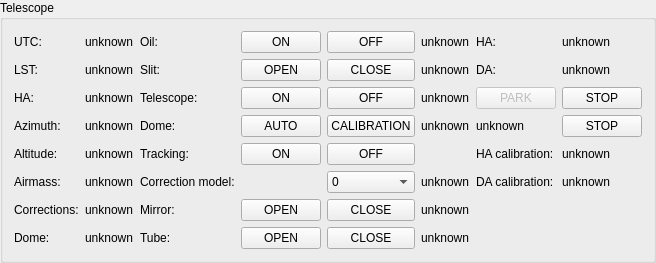
     <widget class="QGroupBox" name="groupBox_12">
      <property name="sizePolicy">
       <sizepolicy hsizetype="Preferred" vsizetype="Preferred">
        <horstretch>0</horstretch>
        <verstretch>0</verstretch>
       </sizepolicy>
      </property>
      <property name="title">
       <string>Telescope</string>
      </property>
      <layout class="QGridLayout" name="gridLayout_13">
       <item row="8" column="6">
        <widget class="QLabel" name="telescope_mirror_flap_LB">
         <property name="text">
          <string>unknown</string>
         </property>
        </widget>
       </item>
       <item row="0" column="0">
        <widget class="QLabel" name="label">
         <property name="text">
          <string>UTC:</string>
         </property>
        </widget>
       </item>
       <item row="5" column="8">
        <widget class="QPushButton" name="dome_stop_BT">
         <property name="text">
          <string>STOP</string>
         </property>
        </widget>
       </item>
       <item row="5" column="2">
        <widget class="QLabel" name="label_34">
         <property name="text">
          <string>Dome:</string>
         </property>
        </widget>
       </item>
       <item row="2" column="0">
        <widget class="QLabel" name="label_9">
         <property name="text">
          <string>LST:</string>
         </property>
        </widget>
       </item>
       <item row="5" column="5">
        <widget class="QPushButton" name="dome_calibration_BT">
         <property name="text">
          <string>CALIBRATION</string>
         </property>
        </widget>
       </item>
       <item row="9" column="4">
        <widget class="QPushButton" name="pushButton_10">
         <property name="text">
          <string>OPEN</string>
         </property>
        </widget>
       </item>
       <item row="6" column="5">
        <widget class="QPushButton" name="tracking_off_BT">
         <property name="enabled">
          <bool>true</bool>
         </property>
         <property name="text">
          <string>OFF</string>
         </property>
        </widget>
       </item>
       <item row="5" column="1">
        <widget class="QLabel" name="azimuth_LB">
         <property name="text">
          <string>unknown</string>
         </property>
        </widget>
       </item>
       <item row="0" column="7">
        <widget class="QLabel" name="label_35">
         <property name="text">
          <string>HA:</string>
         </property>
        </widget>
       </item>
       <item row="2" column="2">
        <widget class="QLabel" name="label_8">
         <property name="text">
          <string>Slit:</string>
         </property>
        </widget>
       </item>
       <item row="7" column="1">
        <widget class="QLabel" name="airmass_LB">
         <property name="text">
          <string>unknown</string>
         </property>
        </widget>
       </item>
       <item row="7" column="2">
        <widget class="QLabel" name="label_26">
         <property name="text">
          <string>Correction model:</string>
         </property>
        </widget>
       </item>
       <item row="6" column="0">
        <widget class="QLabel" name="label_11">
         <property name="text">
          <string>Altitude:</string>
         </property>
        </widget>
       </item>
       <item row="8" column="0">
        <widget class="QLabel" name="label_27">
         <property name="text">
          <string>Corrections:</string>
         </property>
        </widget>
       </item>
       <item row="2" column="6">
        <widget class="QLabel" name="telescope_slit_LB">
         <property name="text">
          <string>unknown</string>
         </property>
        </widget>
       </item>
       <item row="9" column="5">
        <widget class="QPushButton" name="pushButton_11">
         <property name="text">
          <string>CLOSE</string>
         </property>
        </widget>
       </item>
       <item row="2" column="8">
        <widget class="QLabel" name="telescope_da_LB">
         <property name="text">
          <string>unknown</string>
         </property>
        </widget>
       </item>
       <item row="5" column="4">
        <widget class="QPushButton" name="dome_auto_BT">
         <property name="text">
          <string>AUTO</string>
         </property>
        </widget>
       </item>
       <item row="5" column="7">
        <widget class="QLabel" name="telescope_dome_calibration_LB">
         <property name="text">
          <string>unknown</string>
         </property>
        </widget>
       </item>
       <item row="7" column="0">
        <widget class="QLabel" name="label_5">
         <property name="text">
          <string>Airmass:</string>
         </property>
        </widget>
       </item>
       <item row="3" column="6">
        <widget class="QLabel" name="telescope_telescope_LB">
         <property name="text">
          <string>unknown</string>
         </property>
        </widget>
       </item>
       <item row="3" column="5">
        <widget class="QPushButton" name="telescope_off_BT">
         <property name="text">
          <string>OFF</string>
         </property>
        </widget>
       </item>
       <item row="0" column="2">
        <widget class="QLabel" name="label_47">
         <property name="text">
          <string>Oil:</string>
         </property>
        </widget>
       </item>
       <item row="3" column="0">
        <widget class="QLabel" name="label_33">
         <property name="text">
          <string>HA:</string>
         </property>
        </widget>
       </item>
       <item row="8" column="5">
        <widget class="QPushButton" name="mirror_flap_close_BT">
         <property name="text">
          <string>CLOSE</string>
         </property>
        </widget>
       </item>
       <item row="0" column="4">
        <widget class="QPushButton" name="pushButton">
         <property name="text">
          <string>ON</string>
         </property>
        </widget>
       </item>
       <item row="3" column="8">
        <widget class="QPushButton" name="telescope_stop_BT">
         <property name="text">
          <string>STOP</string>
         </property>
        </widget>
       </item>
       <item row="7" column="5">
        <widget class="QComboBox" name="telescope_correction_model_CB">
         <item>
          <property name="text">
           <string>0</string>
          </property>
         </item>
         <item>
          <property name="text">
           <string>1</string>
          </property>
         </item>
         <item>
          <property name="text">
           <string>2</string>
          </property>
         </item>
         <item>
          <property name="text">
           <string>3</string>
          </property>
         </item>
         <item>
          <property name="text">
           <string>4</string>
          </property>
         </item>
        </widget>
       </item>
       <item row="5" column="6">
        <widget class="QLabel" name="telescope_dome_LB">
         <property name="text">
          <string>unknown</string>
         </property>
        </widget>
       </item>
       <item row="3" column="4">
        <widget class="QPushButton" name="telescope_on_BT">
         <property name="text">
          <string>ON</string>
         </property>
        </widget>
       </item>
       <item row="0" column="5">
        <widget class="QPushButton" name="pushButton_2">
         <property name="text">
          <string>OFF</string>
         </property>
        </widget>
       </item>
       <item row="3" column="2">
        <widget class="QLabel" name="label_7">
         <property name="text">
          <string>Telescope:</string>
         </property>
        </widget>
       </item>
       <item row="2" column="5">
        <widget class="QPushButton" name="slit_close_BT">
         <property name="text">
          <string>CLOSE</string>
         </property>
        </widget>
       </item>
       <item row="8" column="1">
        <widget class="QLabel" name="telescope_corrections_LB">
         <property name="text">
          <string>unknown</string>
         </property>
        </widget>
       </item>
       <item row="3" column="7">
        <widget class="QPushButton" name="telescope_park_BT">
         <property name="enabled">
          <bool>false</bool>
         </property>
         <property name="text">
          <string>PARK</string>
         </property>
        </widget>
       </item>
       <item row="6" column="1">
        <widget class="QLabel" name="altitude_LB">
         <property name="text">
          <string>unknown</string>
         </property>
        </widget>
       </item>
       <item row="0" column="8">
        <widget class="QLabel" name="telescope_ha_LB">
         <property name="text">
          <string>unknown</string>
         </property>
        </widget>
       </item>
       <item row="6" column="4">
        <widget class="QPushButton" name="tracking_on_BT">
         <property name="enabled">
          <bool>true</bool>
         </property>
         <property name="text">
          <string>ON</string>
         </property>
        </widget>
       </item>
       <item row="2" column="7">
        <widget class="QLabel" name="label_48">
         <property name="text">
          <string>DA:</string>
         </property>
        </widget>
       </item>
       <item row="6" column="2">
        <widget class="QLabel" name="label_28">
         <property name="enabled">
          <bool>true</bool>
         </property>
         <property name="text">
          <string>Tracking:</string>
         </property>
        </widget>
       </item>
       <item row="8" column="4">
        <widget class="QPushButton" name="mirror_flap_open_BT">
         <property name="text">
          <string>OPEN</string>
         </property>
        </widget>
       </item>
       <item row="0" column="6">
        <widget class="QLabel" name="telescope_oil_LB">
         <property name="text">
          <string>unknown</string>
         </property>
        </widget>
       </item>
       <item row="2" column="4">
        <widget class="QPushButton" name="slit_open_BT">
         <property name="text">
          <string>OPEN</string>
         </property>
        </widget>
       </item>
       <item row="9" column="6">
        <widget class="QLabel" name="telescope_tube_flap_LB">
         <property name="text">
          <string>unknown</string>
         </property>
        </widget>
       </item>
       <item row="0" column="1">
        <widget class="QLabel" name="utc_LB">
         <property name="text">
          <string>unknown</string>
         </property>
        </widget>
       </item>
       <item row="5" column="0">
        <widget class="QLabel" name="label_10">
         <property name="text">
          <string>Azimuth:</string>
         </property>
        </widget>
       </item>
       <item row="7" column="6">
        <widget class="QLabel" name="telescope_correction_model_LB">
         <property name="text">
          <string>unknown</string>
         </property>
        </widget>
       </item>
       <item row="8" column="2">
        <widget class="QLabel" name="label_36">
         <property name="text">
          <string>Mirror:</string>
         </property>
        </widget>
       </item>
       <item row="2" column="1">
        <widget class="QLabel" name="lst_LB">
         <property name="text">
          <string>unknown</string>
         </property>
        </widget>
       </item>
       <item row="9" column="2">
        <widget class="QLabel" name="label_4">
         <property name="text">
          <string>Tube:</string>
         </property>
        </widget>
       </item>
       <item row="3" column="1">
        <widget class="QLabel" name="ha_LB">
         <property name="text">
          <string>unknown</string>
         </property>
        </widget>
       </item>
       <item row="6" column="7">
        <widget class="QLabel" name="label_49">
         <property name="text">
          <string>HA calibration:</string>
         </property>
        </widget>
       </item>
       <item row="7" column="7">
        <widget class="QLabel" name="label_50">
         <property name="text">
          <string>DA calibration:</string>
         </property>
        </widget>
       </item>
       <item row="6" column="8">
        <widget class="QLabel" name="telescope_ha_calibration_LB">
         <property name="text">
          <string>unknown</string>
         </property>
        </widget>
       </item>
       <item row="7" column="8">
        <widget class="QLabel" name="telescope_da_calibration_LB">
         <property name="text">
          <string>unknown</string>
         </property>
        </widget>
       </item>
       <item row="9" column="0">
        <widget class="QLabel" name="label_51">
         <property name="text">
          <string>Dome:</string>
         </property>
        </widget>
       </item>
       <item row="9" column="1">
        <widget class="QLabel" name="telescope_dome_position_LB">
         <property name="text">
          <string>unknown</string>
         </property>
        </widget>
       </item>
      </layout>
     </widget>
